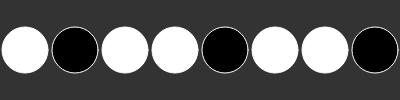
Frame 1 (no input)
Frame 60 (no input): identical to frame 1, image omitted
Frame 120 (the mouse pressed at the canvas centre since frame 60): identical to frame 1, image omitted

The p5.js sketch that drew this single still picture (run headless with seeded random() and noise() and a simulated clock; from frame 60 on, the mouse is pressed at the canvas centre):

// p5.js sketch
// ── sketch.js

// base
//    2 (binary)  : 0 or 1
//   10 (decimal) : 0 ~ 9
//   16 (hexademical) : 0 ~ 9, A ~ F 


const byte = [];
let num;

let resultP;

function setup() {
    createCanvas(400, 100);
    const w = width / 8;

    num = randomByte()
    for (let i = 0; i < 8; i++) {
        byte[i] = new Bit(w / 2 + i * w, 50, w - 4);
        byte[i].setState(num.charAt(i));
    }

    resultP = createP(`${num} -> ${binaryToDecimal(num)}`);
    resultP.style('font-size: 32pt;');
    const randomBtn = createButton('Random!');
    randomBtn.mouseClicked(() => {
        num = randomByte();
        for (let i = 0; i < 8; i++) {
            byte[i].setState(num.charAt(i));
        }
        resultP.html(`${num} -> ${binaryToDecimal(num)}`);
    })
}

function mousePressed() {
    for (let i = 0; i < byte.length; i++) {
        if (byte[i].toggle(mouseX, mouseY)) {
            num = num.substr(0, i) + ((num[i] === '1') ? '0' : '1') + num.substr(i+1, num.length);
            resultP.html(`${num} -> ${binaryToDecimal(num)}`);
            console.log(num);
        }
    }
}

function draw() {
    background(51);
    for (let i = 0; i < 8; i++) {
        byte[i].show();
    }
}

function binaryToDecimal(value) {
    return convertBaseToDecimal(value, 2);
}

function convertBaseToDecimal(value, base) {
    value = String(value);
    const len = value.length;
    let sum = 0;
    for (let i = 0; i < len; i++) {
        sum += Number(value.charAt(len - 1 - i)) * pow(base, i);
    }
    return sum;
}

function convertDemicalToBase(value, base) {
    const arr = [];
    while (true) {
        const quotitent = floor(value / base);
        const remainder = value % base;
        arr.unshift(remainder);
        value = quotitent;
        if (quotitent === 0) {
            break;
        }
    }
    return arr.reduce((a, c) => a + c, '');
}


function randomByte() {
    const rv = floor(random(255));
    return convertDemicalToBase(rv, 2).padStart(8, '0');
}
// ── bit.js

class Bit {

    constructor(x, y, w) {
        this.x = x;
        this.y = y;
        this.diameter = w;
        this.state = 0;
    }

    setState(state) {
        this.state = parseInt(state, 10);
    }

    toggle(x, y) {
        const d = dist(x, y, this.x, this.y);
        if (d < this.diameter / 2) {
            this.state = (this.state + 1) % 2;
            return true;
        }
        return false;
    }

    show() {
        stroke(255);
        fill(255 * this.state);
        ellipse(this.x, this.y, this.diameter);
    }

}
